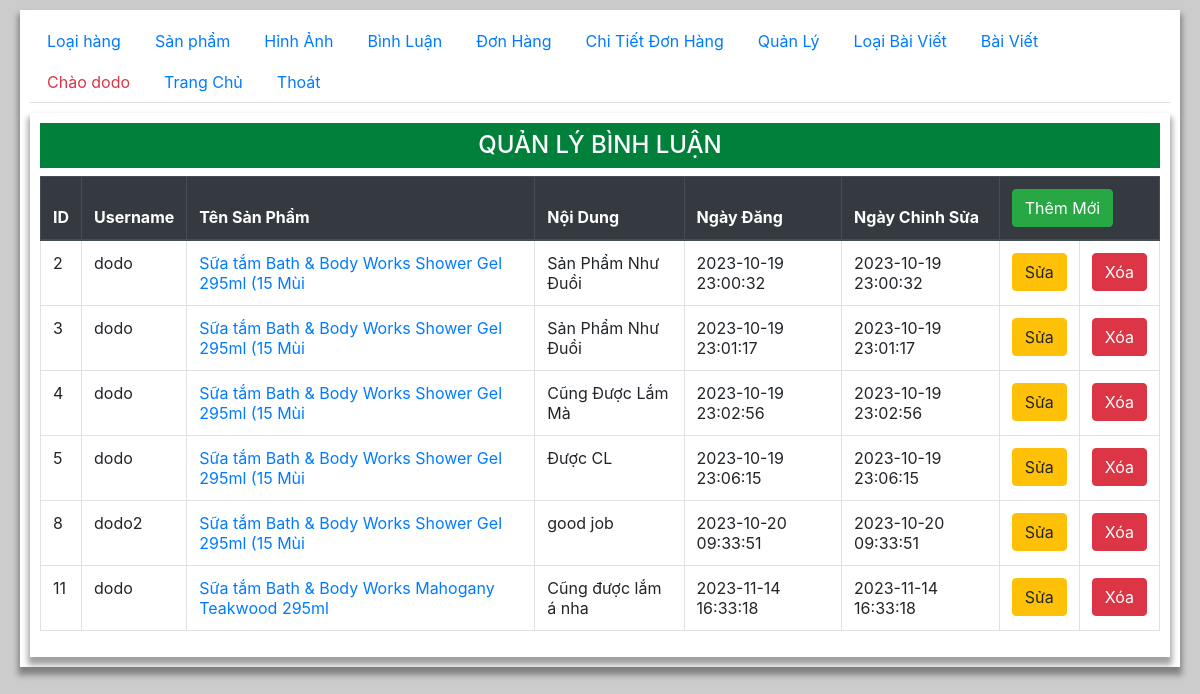
The page /admin/admin.php?page=cmt (signed in) on the database as committed earlier.
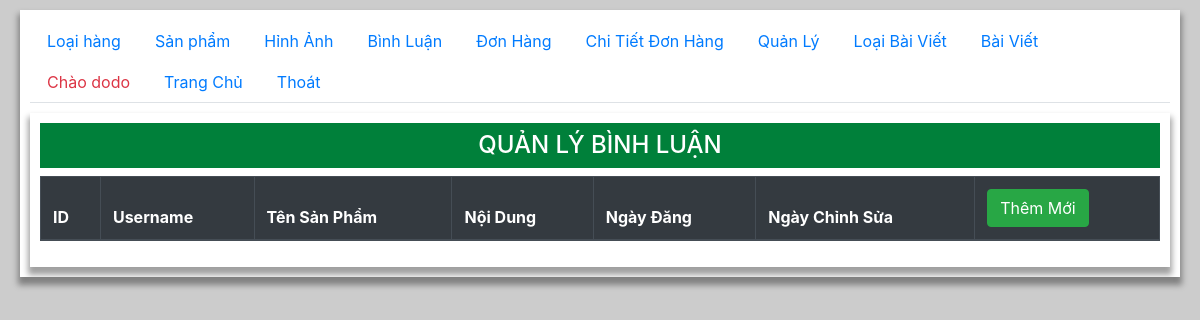
The same page on the database as committed later.
### tables this page shows
CREATE TABLE `cmt` (
  `id` int(11) NOT NULL,
  `content` varchar(255) NOT NULL,
  `id_prod` int(11) NOT NULL,
  `id_user` varchar(20) NOT NULL,
  `create_at` varchar(20) NOT NULL,
  `update_at` varchar(20) NOT NULL
);

CREATE TABLE `product` (
  `id` int(11) NOT NULL,
  `name` varchar(255) NOT NULL,
  `price` int(11) NOT NULL,
  `discount` int(11) DEFAULT NULL,
  `img` varchar(255) NOT NULL,
  `create_at` datetime NOT NULL,
  `update_at` datetime NOT NULL,
  `description` text DEFAULT NULL,
  `view` int(11) NOT NULL,
  `id_cate` int(11) NOT NULL
);

### admin/cmt.php (the view, shortened to what this page needs)
<div class="container">
    <h2 class="py-2 text-center h4 ">QUẢN LÝ BÌNH LUẬN</h2>
    <table class="table table-hover table-bordered">
    <thead  class="thead-dark" >
        <tr>
            <th>ID</th>
            <th>Username</th>
            <th>Tên Sản Phẩm</th>
            <th>Nội Dung</th>
            <th>Ngày Đăng </th>
            <th>Ngày Chỉnh Sửa </th>
            <th colspan="2"><a class="btn btn-success" href="./orders-add.php">Thêm Mới</a></th>
        </tr>
    </thead>
    <tbody>
    <?php
        require '../model/conn.php';
        $stmt = $conn ->prepare("SELECT cmt.id, content, id_prod, id_user, cmt.create_at, cmt.update_at, product.name
        FROM cmt join product on cmt.id_prod = product.id");
        $stmt -> execute();
        while($cmt = $stmt->fetch()){
            echo "<tr>
                <td>$cmt[0]</td>
                <td>$cmt[3]</td>
                <td><a href='../index.php?page=product&id_prod=$cmt[2]'>$cmt[6]</a></td>
                <td>$cmt[1]</td>
                <td>$cmt[4]</td>
                <td>$cmt[5]</td>
                <td style='width:60px'><a href='./orders-add.php?id=$cmt[0]'><button class='btn btn-warning'>Sửa</button></a></td>
                <td style='width:60px'><button class='btn btn-danger' onclick='deleteCT($cmt[0])'>Xóa</button></td>
            </tr>";
        }
    ?>
    </tbody>
</table>
</div>

### admin/admin.php (shortened to what this page needs)
<html>
<link href='https://unpkg.com/boxicons@2.0.9/css/boxicons.min.css' rel='stylesheet'>
   <link rel="stylesheet" href="https://maxcdn.bootstrapcdn.com/bootstrap/4.4.1/css/bootstrap.min.css">
   <link rel="stylesheet" href="./main.css">
</html>
<body>
   <div class="container">
   <?php require_once "admin-menu.php";?>
   <div class="tab-content">
      <div class="tab-pane active" id="">
        <?php
            if(isset($_REQUEST['page'])){
                $page = $_REQUEST['page'];
                include "$page.php";
            }else{
                include 'categories.php';
            }
        ?>
      </div>
   </div>
   </div>
</body>

### admin/admin-menu.php
<ul class="nav nav-tabs">
    <li class="nav-item">
        <a class="nav-link" data-toggle="tab" href="admin.php?page=categories">Loại hàng</a>
    </li>
    <li class="nav-item">
        <a class="nav-link" data-toggle="tab" href="admin.php?page=product">Sản phẩm</a>
    </li>
    <li class="nav-item">
        <a class="nav-link" data-toggle="tab" href="admin.php?page=galery">Hỉnh Ảnh</a>
    </li>
    <li class="nav-item">
        <a class="nav-link" data-toggle="tab" href="admin.php?page=cmt">Bình Luận</a>
    </li>
    <li class="nav-item">
        <a class="nav-link" data-toggle="tab" href="admin.php?page=orders">Đơn Hàng</a>
    </li>
    <li class="nav-item">
        <a class="nav-link" data-toggle="tab" href="admin.php?page=order_details">Chi Tiết Đơn Hàng</a>
    </li>
    <li class="nav-item">
        <a class="nav-link" data-toggle="tab" href="admin.php?page=user">Quản Lý</a>
    </li>
    <li class="nav-item">
        <a class="nav-link" data-toggle="tab" href="admin.php?page=blog_categories">Loại Bài Viết</a>
    </li>
    <li class="nav-item">
        <a class="nav-link" data-toggle="tab" href="admin.php?page=blog">Bài Viết</a>
    </li>
    <li class="nav-item">
        <a class="nav-link text-danger" href="#">Chào <?php echo $_COOKIE['usr']?></a>
    </li>
    <li class="nav-item">
        <a class="nav-link" href="../" target="public">Trang Chủ</a>
    </li>
    <li class="nav-item">
    <a class="nav-link" data-toggle="tab" href="../">Thoát </a>
    </li>
</ul>

### admin/main.css (style rules this page uses)
body { width: 100%; min-height:100vh; background: #ccc; padding-left: 20px; padding-right: 20px; }
.container { margin: auto; margin-top: 10px; width: 100%; padding: 10px; overflow: hidden; background: #fff; box-shadow: 0 6px 6px 2px rgba(0, 0, 0, 0.372) ; }
.container h2 { background: rgb(0, 128, 58); color: #fff; }
@media (min-width: 1200px) { .container, .container-lg, .container-md, .container-sm, .container-xl { max-width: 100%; } }
@media (min-width: 992px) { .container, .container-lg, .container-md, .container-sm { max-width: 100%; } }
@media (min-width: 768px) { .container, .container-md, .container-sm { max-width: 100%; } }
@media (min-width: 576px) { .container, .container-sm { max-width: 100%; } }
button { border: 1px double #333; border-radius: 3px; outline: none; }

Rows that differ between the two databases and show on the page:
removed cmt: id "2", id_user "dodo", id_prod.name "Sữa tắm Bath & Body Works Shower Gel 295ml (15 Mùi", content "Sản Phẩm Như Đuồi", create_at "2023-10-19 23:00:32", update_at "2023-10-19 23:00:32"
removed cmt: id "3", id_user "dodo", id_prod.name "Sữa tắm Bath & Body Works Shower Gel 295ml (15 Mùi", content "Sản Phẩm Như Đuồi", create_at "2023-10-19 23:01:17", update_at "2023-10-19 23:01:17"
removed cmt: id "4", id_user "dodo", id_prod.name "Sữa tắm Bath & Body Works Shower Gel 295ml (15 Mùi", content "Cũng Được Lắm Mà", create_at "2023-10-19 23:02:56", update_at "2023-10-19 23:02:56"
removed cmt: id "5", id_user "dodo", id_prod.name "Sữa tắm Bath & Body Works Shower Gel 295ml (15 Mùi", content "Được CL", create_at "2023-10-19 23:06:15", update_at "2023-10-19 23:06:15"
removed cmt: id "8", id_user "dodo2", id_prod.name "Sữa tắm Bath & Body Works Shower Gel 295ml (15 Mùi", content "good job", create_at "2023-10-20 09:33:51", update_at "2023-10-20 09:33:51"
removed cmt: id "11", id_user "dodo", id_prod.name "Sữa tắm Bath & Body Works Mahogany Teakwood 295ml", content "Cũng được lắm á nha", create_at "2023-11-14 16:33:18", update_at "2023-11-14 16:33:18"
